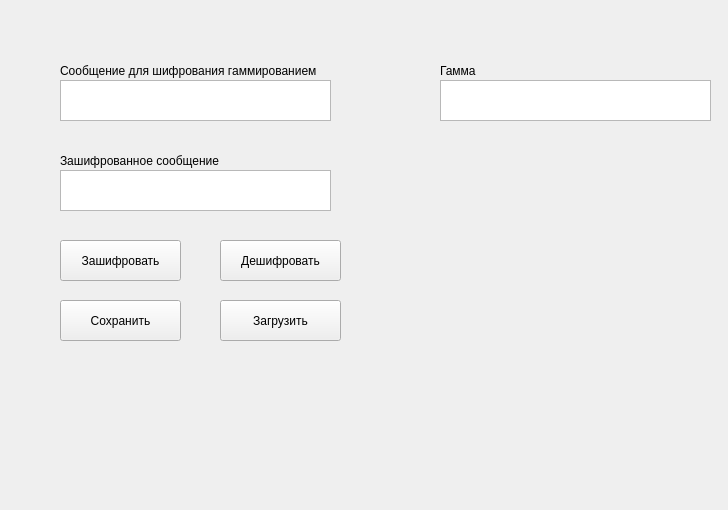
<?xml version="1.0" encoding="UTF-8"?>
<ui version="4.0">
 <class>MainWindow</class>
 <widget class="QMainWindow" name="MainWindow">
  <property name="geometry">
   <rect>
    <x>0</x>
    <y>0</y>
    <width>728</width>
    <height>510</height>
   </rect>
  </property>
  <property name="windowTitle">
   <string>MainWindow</string>
  </property>
  <widget class="QWidget" name="centralwidget">
   <widget class="QPushButton" name="encrypt">
    <property name="geometry">
     <rect>
      <x>60</x>
      <y>240</y>
      <width>121</width>
      <height>41</height>
     </rect>
    </property>
    <property name="text">
     <string>Зашифровать</string>
    </property>
   </widget>
   <widget class="QLabel" name="label_2">
    <property name="geometry">
     <rect>
      <x>440</x>
      <y>60</y>
      <width>221</width>
      <height>21</height>
     </rect>
    </property>
    <property name="text">
     <string>Гамма</string>
    </property>
   </widget>
   <widget class="QPlainTextEdit" name="gamma">
    <property name="geometry">
     <rect>
      <x>440</x>
      <y>80</y>
      <width>271</width>
      <height>41</height>
     </rect>
    </property>
   </widget>
   <widget class="QLabel" name="label_4">
    <property name="geometry">
     <rect>
      <x>60</x>
      <y>60</y>
      <width>321</width>
      <height>21</height>
     </rect>
    </property>
    <property name="text">
     <string>Сообщение для шифрования гаммированием</string>
    </property>
   </widget>
   <widget class="QPushButton" name="decrypt">
    <property name="geometry">
     <rect>
      <x>220</x>
      <y>240</y>
      <width>121</width>
      <height>41</height>
     </rect>
    </property>
    <property name="text">
     <string>Дешифровать</string>
    </property>
   </widget>
   <widget class="QLabel" name="label_5">
    <property name="geometry">
     <rect>
      <x>60</x>
      <y>150</y>
      <width>311</width>
      <height>21</height>
     </rect>
    </property>
    <property name="text">
     <string>Зашифрованное сообщение</string>
    </property>
   </widget>
   <widget class="QPushButton" name="save">
    <property name="geometry">
     <rect>
      <x>60</x>
      <y>300</y>
      <width>121</width>
      <height>41</height>
     </rect>
    </property>
    <property name="text">
     <string>Сохранить</string>
    </property>
   </widget>
   <widget class="QPushButton" name="load">
    <property name="geometry">
     <rect>
      <x>220</x>
      <y>300</y>
      <width>121</width>
      <height>41</height>
     </rect>
    </property>
    <property name="text">
     <string>Загрузить</string>
    </property>
   </widget>
   <widget class="QPlainTextEdit" name="mes">
    <property name="geometry">
     <rect>
      <x>60</x>
      <y>80</y>
      <width>271</width>
      <height>41</height>
     </rect>
    </property>
   </widget>
   <widget class="QPlainTextEdit" name="dec_mes">
    <property name="geometry">
     <rect>
      <x>60</x>
      <y>170</y>
      <width>271</width>
      <height>41</height>
     </rect>
    </property>
   </widget>
  </widget>
 </widget>
 <resources/>
 <connections/>
</ui>
